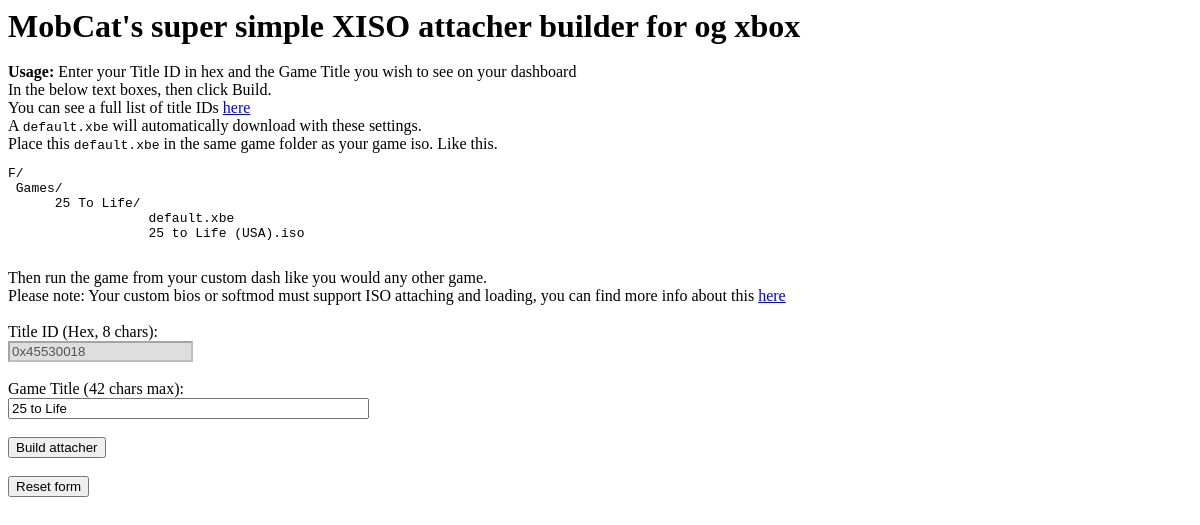
Before: /website/attacher/index.php?XMID=ES02402K with the older database file.
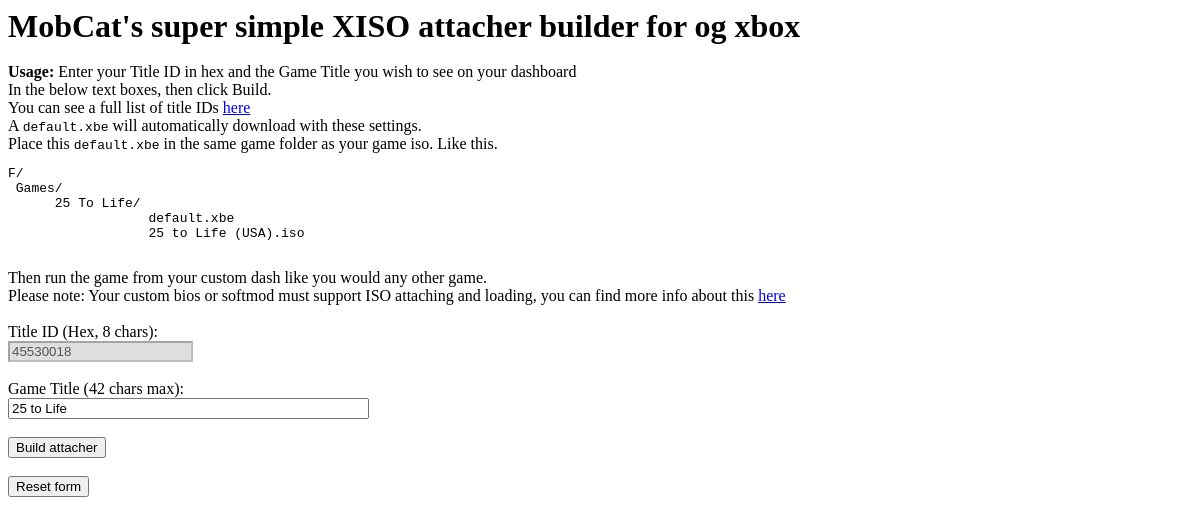
After: the same page with the newer database file.
### tables this page shows
CREATE TABLE "TitleIDs" (
	"Title_ID"	TEXT,
	"Serial_Num"	TEXT,
	"XMID"	TEXT,
	"Full_Name"	TEXT,
	"Title_Name"	TEXT,
	"Filename"	TEXT,
	"AKA"	TEXT,
	"Features"	TEXT,
	"Publisher"	TEXT,
	"Region"	TEXT,
	"XBE_Rating"	TEXT,
	"Cover_Rating"	TEXT,
	"Cover_Stats"	TEXT,
	"UPC"	TEXT,
	"Version"	TEXT,
	"Media_Type"	TEXT,
	"Init_Flags"	TEXT,
	"Entry_Point"	TEXT,
	"Cert_Timestamp"	TEXT,
	"XDK_Ver"	TEXT,
	"Redump_MD5"	TEXT,
	"XBE_MD5"	TEXT,
	PRIMARY KEY("XBE_MD5")
);

### website/attacher/index.php (the view, shortened to what this page needs)
<?php
$XMID = isset($_GET['XMID']) ? $_GET['XMID'] : null;
$prefillXMID = $XMID !== null ? htmlspecialchars($XMID) : '';
$titleID = "";
$titleNm = "";
$FolderNameEgg = "My Cool Game";
$XISONameEgg = "Cool Game";
if ($prefillXMID !== '') {
    $db = new SQLite3('../XboxIDs/titleIDs.db');
    $stmt = $db->prepare("SELECT Title_ID, Full_Name, Title_Name, Filename FROM TitleIDs WHERE XMID = ?");
    $stmt->bindValue(1, $prefillXMID, SQLITE3_TEXT);
    $result = $stmt->execute();
    if ($row = $result->fetchArray(SQLITE3_ASSOC)) {
        $titleID = $row['Title_ID'];
        $titleNm = $row['Full_Name'];
        $FolderNameEgg = $row['Title_Name'];
        $XISONameEgg = $row['Filename'];
    }
}
$idDisabled = $titleID !== '' ? 'disabled' : '';
?>
<!DOCTYPE html>
<html lang="en">
<head>
</head>
<body>
    <h1>MobCat's super simple XISO attacher builder for og xbox</h1><br><br>
    <b>Usage:</b> Enter your Title ID in hex and the Game Title you wish to see on your dashboard<br>
    In the below text boxes, then click Build.<br>
    You can see a full list of title IDs <a href="../XboxIDs" target="_blank">here</a><br>
    A <code>default.xbe</code> will automatically download with these settings.<br>
    Place this <code>default.xbe</code> in the same game folder as your game iso. Like this.<br>
    <pre>F/
 Games/
      <?= $FolderNameEgg ?>/
                  default.xbe
                  <?= $XISONameEgg ?>.iso
        </pre>
    Then run the game from your custom dash like you would any other game.<br>
    Please note: Your custom bios or softmod must support ISO attaching and loading, you can find more info about this <a href="../XboxGuides/XISO/Mount" target="_blank">here</a><br><br>
    <form id="fileBuilderForm" action="" method="post">
        <label for="id">Title ID (Hex, 8 chars):</label><br>
        <input type="text" id="id" name="id" minlength="8" maxlength="8" pattern="[0-9A-Fa-f]{8}" value="<?= htmlspecialchars($titleID) ?>" <?= $idDisabled ?> required><br><br>
        <label for="name">Game Title (42 chars max):</label><br>
        <input type="text" id="name" name="name" minlength="1" maxlength="42" size="42" value="<?= htmlspecialchars($titleNm) ?>" required><br><br>
        <input type="submit" value="Build attacher" id="submitButton"><br><br>
        <input type="reset" value="Reset form">
    </form>
</body>
</html>

### website/attacher/index.php (style rules this page uses)
img, h1 { display: inline; margin: 0; padding: 0; }
input:disabled { background-color: #dfdede; }

Changed rows visible on the page:
changed titleids "25 To Life": id "0x45530018" → "45530018"
